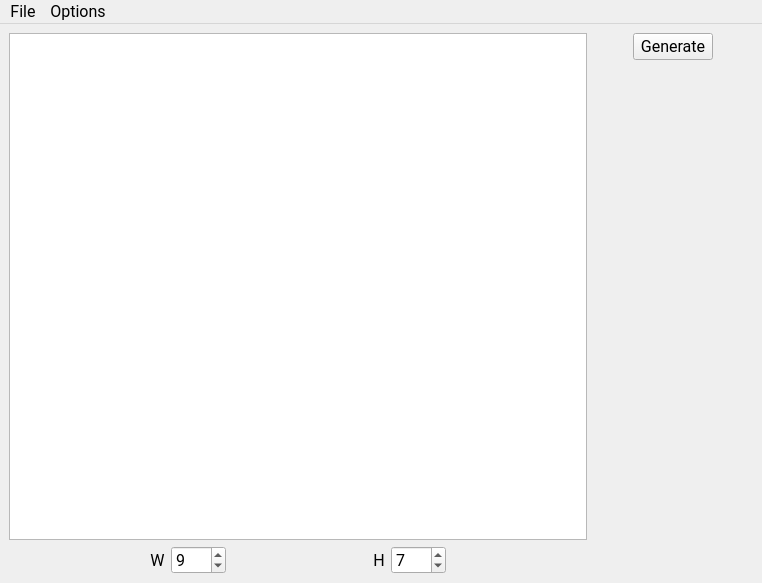
<?xml version="1.0" encoding="UTF-8"?>
<ui version="4.0">
 <class>MainWindow</class>
 <widget class="QMainWindow" name="MainWindow">
  <property name="geometry">
   <rect>
    <x>0</x>
    <y>0</y>
    <width>762</width>
    <height>583</height>
   </rect>
  </property>
  <property name="font">
   <font>
    <family>Roboto</family>
    <pointsize>12</pointsize>
   </font>
  </property>
  <property name="windowTitle">
   <string>wc1</string>
  </property>
  <widget class="QWidget" name="centralwidget">
   <layout class="QGridLayout" name="gridLayout">
    <item row="0" column="0">
     <layout class="QVBoxLayout" name="verticalLayout">
      <item>
       <widget class="ViewWithSquares" name="graphicsView"/>
      </item>
      <item>
       <layout class="QHBoxLayout" name="horizontalLayout_3">
        <item>
         <spacer name="horizontalSpacer">
          <property name="orientation">
           <enum>Qt::Horizontal</enum>
          </property>
          <property name="sizeHint" stdset="0">
           <size>
            <width>40</width>
            <height>20</height>
           </size>
          </property>
         </spacer>
        </item>
        <item>
         <layout class="QHBoxLayout" name="horizontalLayout">
          <item>
           <widget class="QLabel" name="label">
            <property name="text">
             <string>W</string>
            </property>
            <property name="alignment">
             <set>Qt::AlignCenter</set>
            </property>
            <property name="buddy">
             <cstring>spinBoxW</cstring>
            </property>
           </widget>
          </item>
          <item>
           <widget class="QSpinBox" name="spinBoxW">
            <property name="minimum">
             <number>4</number>
            </property>
            <property name="maximum">
             <number>999</number>
            </property>
            <property name="value">
             <number>9</number>
            </property>
           </widget>
          </item>
         </layout>
        </item>
        <item>
         <spacer name="horizontalSpacer_2">
          <property name="orientation">
           <enum>Qt::Horizontal</enum>
          </property>
          <property name="sizeHint" stdset="0">
           <size>
            <width>40</width>
            <height>20</height>
           </size>
          </property>
         </spacer>
        </item>
        <item>
         <layout class="QHBoxLayout" name="horizontalLayout_2">
          <item>
           <widget class="QLabel" name="label_2">
            <property name="text">
             <string>H</string>
            </property>
            <property name="alignment">
             <set>Qt::AlignCenter</set>
            </property>
            <property name="buddy">
             <cstring>spinBoxH</cstring>
            </property>
           </widget>
          </item>
          <item>
           <widget class="QSpinBox" name="spinBoxH">
            <property name="minimum">
             <number>4</number>
            </property>
            <property name="maximum">
             <number>999</number>
            </property>
            <property name="value">
             <number>7</number>
            </property>
           </widget>
          </item>
         </layout>
        </item>
        <item>
         <spacer name="horizontalSpacer_3">
          <property name="orientation">
           <enum>Qt::Horizontal</enum>
          </property>
          <property name="sizeHint" stdset="0">
           <size>
            <width>40</width>
            <height>20</height>
           </size>
          </property>
         </spacer>
        </item>
       </layout>
      </item>
     </layout>
    </item>
    <item row="0" column="1">
     <layout class="QVBoxLayout" name="verticalLayout_2">
      <item>
       <layout class="QHBoxLayout" name="horizontalLayout_4">
        <item>
         <spacer name="horizontalSpacer_4">
          <property name="orientation">
           <enum>Qt::Horizontal</enum>
          </property>
          <property name="sizeType">
           <enum>QSizePolicy::Maximum</enum>
          </property>
          <property name="sizeHint" stdset="0">
           <size>
            <width>40</width>
            <height>20</height>
           </size>
          </property>
         </spacer>
        </item>
        <item>
         <widget class="QPushButton" name="pushBtnGenerate">
          <property name="text">
           <string>Generate</string>
          </property>
          <property name="shortcut">
           <string>Alt+G</string>
          </property>
         </widget>
        </item>
        <item>
         <spacer name="horizontalSpacer_5">
          <property name="orientation">
           <enum>Qt::Horizontal</enum>
          </property>
          <property name="sizeType">
           <enum>QSizePolicy::Maximum</enum>
          </property>
          <property name="sizeHint" stdset="0">
           <size>
            <width>40</width>
            <height>20</height>
           </size>
          </property>
         </spacer>
        </item>
       </layout>
      </item>
      <item>
       <spacer name="verticalSpacer">
        <property name="orientation">
         <enum>Qt::Vertical</enum>
        </property>
        <property name="sizeHint" stdset="0">
         <size>
          <width>20</width>
          <height>40</height>
         </size>
        </property>
       </spacer>
      </item>
     </layout>
    </item>
   </layout>
  </widget>
  <widget class="QMenuBar" name="menuBar">
   <property name="geometry">
    <rect>
     <x>0</x>
     <y>0</y>
     <width>762</width>
     <height>24</height>
    </rect>
   </property>
   <widget class="QMenu" name="menuFile">
    <property name="title">
     <string>File</string>
    </property>
    <addaction name="actionExit"/>
   </widget>
   <widget class="QMenu" name="menuOptions">
    <property name="title">
     <string>Options</string>
    </property>
    <addaction name="actionAutoFindPath"/>
   </widget>
   <addaction name="menuFile"/>
   <addaction name="menuOptions"/>
  </widget>
  <action name="actionExit">
   <property name="icon">
    <iconset resource="res.qrc">
     <normaloff>:/logo/res/exit.png</normaloff>:/logo/res/exit.png</iconset>
   </property>
   <property name="text">
    <string>Exit</string>
   </property>
   <property name="iconText">
    <string>Exit</string>
   </property>
  </action>
  <action name="actionAutoFindPath">
   <property name="checkable">
    <bool>true</bool>
   </property>
   <property name="checked">
    <bool>true</bool>
   </property>
   <property name="text">
    <string>Auto find path</string>
   </property>
  </action>
 </widget>
 <customwidgets>
  <customwidget>
   <class>ViewWithSquares</class>
   <extends>QGraphicsView</extends>
   <header>viewwithsquares.h</header>
  </customwidget>
 </customwidgets>
 <resources>
  <include location="res.qrc"/>
 </resources>
 <connections/>
</ui>
